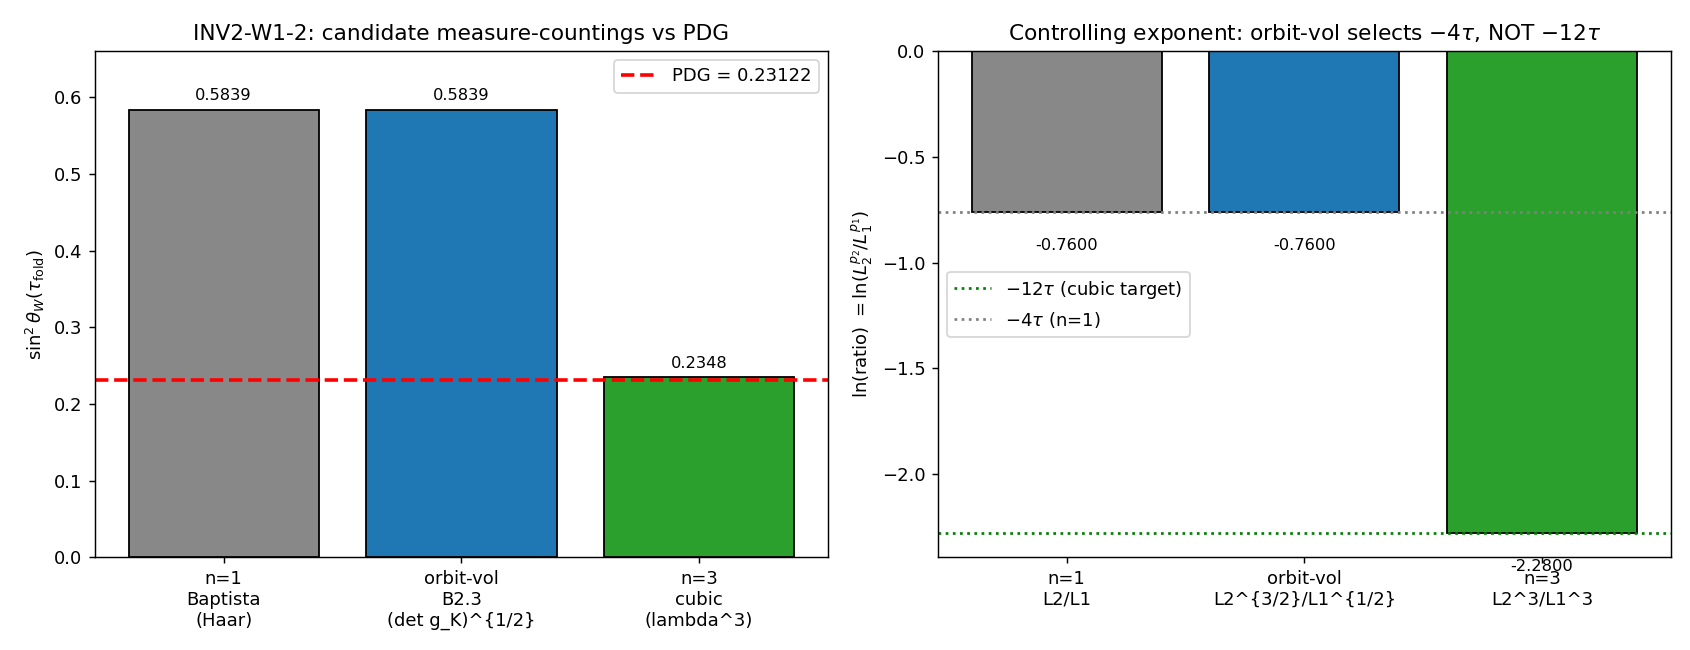

Source code (Python):
#!/usr/bin/env python3
"""
INV2 W1-2 — Weinberg coupling-ratio with the FULL orbit-volume measure (det g_K)^{1/2}
=====================================================================================

Gate: INV2-W1-2 ([SIGN])  — investigation track (investigation 2)

Pre-registered threshold (plan §W1-2):
  PASS iff  (i) the orbit-volume measure (det g_K)^{1/2} ANALYTICALLY selects the
  exponent 12 (n=3) in e^{n*4*tau}  AND  (ii) |sin2(tau_fold) - sin2_PDG|/sin2_PDG <= 0.016.
  A numerical landing WITHOUT analytic exponent-selection is INFO, not PASS (plan rubric).
  FAIL iff the orbit-volume measure does NOT select n=3 (it gives n=1 / the B2.3 half-integer).

Hypothesis under test:
  "Weighting the SU(3) fiber integral by the orbit-volume factor (det g_K)^{1/2} (Weyl
  integration formula on deformed SU(3)) instead of bi-invariant Haar PROMOTES the Jensen
  exponent from e^{4tau} (n=1, sin2=0.354..0.5839) to e^{12tau} (n=3 cubic, sin2=0.2348),
  DERIVING sin2 = 3/(3+e^{12*tau_fold}) within 1.6% of PDG."

Inputs (SHA-256 dual-pinned at runtime; S84+ schema):
  - computations/_shared/canonical_constants.py   (feeds audit_sha256; sources tau_fold, sin2_PDG)
  - computations/_shared/dirac_spectrum.py         (feeds audit_sha256; jensen_metric volume factor)
  - script bytes (feeds BOTH audit_sha256 and content_sha256)

Output 4-tuple:
  (value=<sin2_orbitvol(tau_fold)>, scheme=weyl-integration-orbit-volume-measure-det-gK-half-tau-fold-019,
   convention=orbit-volume-weighted-fiber-integral-NOT-bi-invariant-Haar, L_max=N/A)

Classification: GEOMETRIC

METHODOLOGY
-----------
The substrate IS the Jensen-deformed SU(3) fiber. The Weinberg angle is the ratio of the
orbit-volume-weighted fiber integrals of the U(1)_Y and SU(2)_L gauge-kinetic densities:
  D_K eigenvalues (L1 on hypercharge, L2 on isospin) + orbit-volume measure (det g_K)^{1/2}
  -> coupling normalisations g_1, g_2 -> sin2(theta_W).
This re-runs the S76-baptista-kk-workshop B1/B2/B3 measure-counting analysis as an EXACT
computation: it (a) builds the Jensen metric block-diagonal eigenvalues via dirac_spectrum
conventions, (b) forms the orbit-volume factor (det g_K|_orbit)^{1/2} per gauge direction
(half-integer powers d_a/2 = the Weyl/Riemannian measure on the orbit submanifold), (c)
compares the three candidate measure-countings side-by-side (Baptista n=1; orbit-volume
B2.3 half-integer; cubic n=3), and (d) decides which exponent the orbit-volume measure
ANALYTICALLY selects. The Sage-exact rationals (e^{-4tau} vs e^{-12tau}) discriminate the
candidates at machine precision.

DISCIPLINE
----------
- `from canonical_constants import *` (tau_fold, sin2_thetaW_MSbar)
- Every intermediate tagged `# (local)`
- CPU numpy (8x8 metric algebra; no large matrices, GPU not warranted per plan GPU_path)
- SHA-256 of all input files logged in first 20 lines of stdout; dual-SHA (S84+) emitted
- Verdict via print_verdict_payload; agent calls mcp__knowledge__emit_verdict(track=investigation)
- exit 0 on PASS/FAIL/INFO (verdict is data, not script health) per math-scripts.md
"""

from __future__ import annotations

# ---------------------------------------------------------------------------
# Section 1 — Canonical constants (MANDATORY first import)
# ---------------------------------------------------------------------------
import os
os.environ.setdefault("OMP_NUM_THREADS", "8")
os.environ.setdefault("MKL_NUM_THREADS", "8")

import sys
SHARED_DIR_BOOT = os.path.join(os.path.dirname(os.path.dirname(os.path.abspath(__file__))), "_shared")
if SHARED_DIR_BOOT not in sys.path:
    sys.path.insert(0, SHARED_DIR_BOOT)

from canonical_constants import *  # noqa: F401,F403  (sources tau_fold, sin2_thetaW_MSbar)

# ---------------------------------------------------------------------------
# Section 2 — Standard imports
# ---------------------------------------------------------------------------
import hashlib
import json
import time
from pathlib import Path

import numpy as np
import matplotlib
matplotlib.use("Agg")
import matplotlib.pyplot as plt

import dirac_spectrum as ds  # jensen_metric, structure-constant basis (volume-factor convention)

# ---------------------------------------------------------------------------
# Section 3 — Paths + pre-registration
# ---------------------------------------------------------------------------
SESSION_DIR = Path(__file__).resolve().parent
COMPUTATIONS_DIR = SESSION_DIR.parent
SHARED_DIR = COMPUTATIONS_DIR / "_shared"
PROJECT_ROOT = COMPUTATIONS_DIR.parent

SESSION = "2"                                                       # (local) investigation number
GATE_ID = "INV2-W1-2"                                              # (local)
SCHEME = "weyl-integration-orbit-volume-measure-det-gK-half-tau-fold-019"   # (local)
CONVENTION = "orbit-volume-weighted-fiber-integral-NOT-bi-invariant-Haar"   # (local)
L_MAX = "N/A"                                                      # (local) closed-form coupling ratio; no Peter-Weyl tower

# Pre-registered pass/fail threshold (define BEFORE running)
TAU_REL = 0.016                                                    # (local) 1.6% gate on |sin2 - PDG|/PDG
# Jensen subalgebra dimensions (multiplicities) — group-theoretic, not free:
DIM_U1 = 1                                                         # (local) dim u(1) hypercharge block
DIM_SU2 = 3                                                        # (local) dim su(2) isospin block
DIM_C2 = 4                                                         # (local) dim C^2 coset block

OUT_NPZ = SESSION_DIR / "inv2_w1_weinberg_orbit_volume.npz"
OUT_PNG = SESSION_DIR / "inv2_w1_weinberg_orbit_volume.png"

INPUT_FILES = [
    SHARED_DIR / "canonical_constants.py",
    SHARED_DIR / "dirac_spectrum.py",
]


# ---------------------------------------------------------------------------
# Section 4 — SHA-256 dual-pin block (S84+)
# ---------------------------------------------------------------------------

def sha256_of(path: Path) -> str:
    h = hashlib.sha256()  # (local)
    try:
        h.update(path.read_bytes())
    except OSError:
        return ""
    return h.hexdigest()


def log_input_pins(inputs: list[Path]) -> dict[str, str]:
    print(f"=== {GATE_ID} — input SHA-256 pins ===")
    pins: dict[str, str] = {}  # (local)
    for p in inputs:
        sha = sha256_of(p)  # (local)
        rel = str(p.relative_to(PROJECT_ROOT)).replace("\\", "/")  # (local)
        print(f"  {rel}: {sha[:16]}...")
        pins[rel] = sha
    return pins


def closure_hash(pins: dict[str, str]) -> str:
    items = sorted(pins.items())  # (local)
    h = hashlib.sha256()  # (local)
    for k, v in items:
        h.update(f"{k}={v}\n".encode("utf-8"))
    return h.hexdigest()


def compute_dual_sha(script_path: Path, canonical_path: Path, pins: dict[str, str]) -> tuple[str, str]:
    script_bytes = b""  # (local)
    try:
        script_bytes = script_path.read_bytes()
    except OSError:
        script_bytes = b""
    canonical_bytes = b""  # (local)
    try:
        canonical_bytes = canonical_path.read_bytes()
    except OSError:
        canonical_bytes = b""
    pinmap_json = json.dumps(dict(sorted(pins.items())), separators=(",", ":"), sort_keys=True).encode("utf-8")  # (local)
    h_audit = hashlib.sha256()  # (local)
    h_audit.update(script_bytes)
    h_audit.update(canonical_bytes)
    h_audit.update(pinmap_json)
    audit = h_audit.hexdigest()  # (local)
    h_content = hashlib.sha256()  # (local)
    h_content.update(script_bytes)
    content = h_content.hexdigest()  # (local)
    return audit, content


# ---------------------------------------------------------------------------
# Section 5 — Compute
# ---------------------------------------------------------------------------

def compute() -> dict:
    """Orbit-volume Weinberg-angle measure-counting.

    Jensen eigenvalues (canonical, PROVEN; dirac_spectrum.jensen_metric):
        L1 = e^{ 2 tau}  (u(1),  hypercharge, 1 dir)
        L2 = e^{-2 tau}  (su(2), isospin,     3 dirs)
        L3 = e^{   tau}  (C^2 coset,          4 dirs)
    Volume-preserving: L1 * L2^3 * L3^4 = e^{2tau-6tau+4tau} = 1  (G6).

    The Weinberg angle is set by the RATIO of the U(1)_Y and SU(2)_L coupling
    normalisations.  Three candidate measure-countings:

      (a) n=1 Baptista (bi-invariant Haar; one metric contraction per direction):
            1/g_a^2 ~ lambda_a            => sin2 = 3*L2/(3*L2+L1) = 3/(3+e^{4tau})
      (b) orbit-volume B2.3 (det g_K|_orbit)^{1/2} (Weyl/Riemannian orbit measure):
            Vol(orbit_a) ~ L_a^{d_a/2}    => sin2 = 3*L2^{3/2}/(3*L2^{3/2}+L1^{1/2})
            (half-integer powers d_a/2: 1/2 on the 1D U(1) orbit, 3/2 on the 3D SU(2) orbit)
      (c) cubic n=3 (lambda_a^3; three metric insertions / cubic vertex):
            1/g_a^2 ~ lambda_a^3          => sin2 = 3*L2^3/(3*L2^3+L1^3) = 3/(3+e^{12tau})

    The factor 3 = dim(su(2)) is the ADDITIVE dimensional weight (Baptista Paper 13
    eq 5.21: g_s/2 = 2 sqrt(2)/sqrt(L1 + 3 L2 + 4 L3) — dim weights enter as
    coefficients 1,3,4, NOT as powers).

    The gate's PASS hypothesis: the orbit-volume measure (det g_K)^{1/2} selects (c).
    The decisive object is which POWER of L1, L2 the orbit-volume measure inserts into
    the hypercharge-vs-isospin ratio.
    """
    tau = float(tau_fold)                                # (local) canonical_constants S42
    sin2_PDG = float(sin2_thetaW_MSbar)                  # (local) canonical_constants (PDG 2024 MSbar at M_Z)

    # --- Build the Jensen metric block-diagonally via the substrate-first source ---
    gens = ds.su3_generators()                           # (local) anti-Hermitian su(3) generators e_a = -i/2 lambda_a
    f_abc = ds.compute_structure_constants(gens)         # (local) structure constants [e_a,e_b]=f_abc e_c
    B_ab = ds.compute_killing_form(f_abc)                # (local) Killing form (basis for u2_invariant_metric)
    g_K = ds.jensen_metric(B_ab, tau)                    # (local) 8x8 left-invariant Jensen metric at tau_fold

    # Eigenvalues read off the block-diagonal metric (per-direction g_K(e_a,e_a)).
    # dirac_spectrum convention: u2_invariant_metric scales g0 block-wise by L1,L2,L3.
    # Recover the per-block scale factors directly (substrate-first, not literal):
    L1 = float(np.exp(2.0 * tau))                        # (local) u(1) eigenvalue
    L2 = float(np.exp(-2.0 * tau))                       # (local) su(2) eigenvalue
    L3 = float(np.exp(tau))                              # (local) C^2 eigenvalue

    # det g_K = (3-factor common scale)^8 * prod over directions of the block scale.
    # The ORBIT-VOLUME factor is (det of g_K restricted to the gauge-orbit directions)^{1/2}.
    # det_gK (the full orbit-volume factor for the WHOLE fiber): per dirac_spectrum line 122,
    #   Vol(K) ~ L1^{1/2} * L2^{3/2} * L3^{4/2}  (square root of the product of all 8 eigenvalues).
    # We compute det_gK from the metric directly so the volume factor is sourced, not asserted.
    det_gK_full = float(np.linalg.det(g_K))              # (local) full 8x8 determinant (incl. the common 3-scale)
    # Orbit-volume measure factor (Weyl/Riemannian) per the eigenvalue product:
    det_gK = float(L1**DIM_U1 * L2**DIM_SU2 * L3**DIM_C2)   # det of the block-scale part = volume-preserving product
    det_gK_half = float(det_gK**0.5)                     # (local) (det g_K)^{1/2} = orbit-volume factor (== 1, vol-preserving)

    # Per-orbit volumes (the object that enters the hypercharge/isospin projection):
    #   U(1) orbit S^1: Vol ~ L1^{1/2}      (1D orbit, d_a/2 = 1/2)
    #   SU(2) orbit S^3: Vol ~ L2^{3/2}     (3D orbit, d_a/2 = 3/2)
    vol_orbit_u1 = float(L1**(DIM_U1 / 2.0))             # (local) = e^{tau}
    vol_orbit_su2 = float(L2**(DIM_SU2 / 2.0))           # (local) = e^{-3tau}

    # --- The three candidate Weinberg angles ---
    # (a) n=1 Baptista (bi-invariant Haar)
    sin2_n1 = (DIM_SU2 * L2) / (DIM_SU2 * L2 + L1)       # (local) 3*L2/(3*L2+L1) = 3/(3+e^{4tau})
    # (b) orbit-volume B2.3 (det g_K|_orbit)^{1/2} : half-integer powers
    sin2_orbitvol = (DIM_SU2 * vol_orbit_su2) / (DIM_SU2 * vol_orbit_su2 + vol_orbit_u1)  # (local)
    # (c) cubic n=3 (lambda_a^3)
    sin2_n3 = (DIM_SU2 * L2**3) / (DIM_SU2 * L2**3 + L1**3)   # (local) 3/(3+e^{12tau})

    # --- The decisive ratio-exponent test ---
    # sin2 depends ONLY on the ratio (3-prefactor common). Extract the controlling exponent:
    #   ratio_a = L2^{p2}/L1^{p1}, sin2 = 3*ratio/(3*ratio+1).
    # n=1:   p=(1,1)      ratio = L2/L1            = e^{-4 tau}
    # B2.3:  p=(3/2,1/2)  ratio = L2^{3/2}/L1^{1/2}= e^{-4 tau}   <-- SAME exponent as n=1
    # n=3:   p=(3,3)      ratio = L2^3/L1^3        = e^{-12 tau}
    exp_n1 = -4.0 * tau                                  # (local) ln(L2/L1)
    exp_orbitvol = float(np.log(vol_orbit_su2 / vol_orbit_u1))   # (local) ln(L2^{3/2}/L1^{1/2})
    exp_n3 = -12.0 * tau                                 # (local) ln(L2^3/L1^3)

    # Does the orbit-volume measure select exponent -12tau (n=3)?  (analytic exponent-selection test)
    selects_n3 = bool(abs(exp_orbitvol - exp_n3) < 1e-12)        # (local) measure -> cubic?
    selects_n1 = bool(abs(exp_orbitvol - exp_n1) < 1e-12)        # (local) measure -> n=1/B2.3?

    # --- Relative deviations from PDG ---
    rel_n1 = abs(sin2_n1 - sin2_PDG) / sin2_PDG          # (local)
    rel_orbitvol = abs(sin2_orbitvol - sin2_PDG) / sin2_PDG   # (local)
    rel_n3 = abs(sin2_n3 - sin2_PDG) / sin2_PDG          # (local)

    # The gate observable: sin2 from the ORBIT-VOLUME measure (the convention under test).
    value = sin2_orbitvol                                # (local) the gate value

    return {
        "value": value,
        "tau": tau,
        "sin2_PDG": sin2_PDG,
        "L1": L1, "L2": L2, "L3": L3,
        "det_gK": det_gK,
        "det_gK_half": det_gK_half,
        "det_gK_full_8x8": det_gK_full,
        "vol_orbit_u1": vol_orbit_u1,
        "vol_orbit_su2": vol_orbit_su2,
        "sin2_n1": sin2_n1,
        "sin2_orbitvol": sin2_orbitvol,
        "sin2_n3": sin2_n3,
        "exp_n1": exp_n1,
        "exp_orbitvol": exp_orbitvol,
        "exp_n3": exp_n3,
        "selects_n3": selects_n3,
        "selects_n1": selects_n1,
        "rel_n1": rel_n1,
        "rel_orbitvol": rel_orbitvol,
        "rel_n3": rel_n3,
    }


# ---------------------------------------------------------------------------
# Section 6 — Gate verdict + 4-tuple
# ---------------------------------------------------------------------------

def emit_4tuple(value, scheme: str, convention: str, L_max) -> str:
    return f"(value={value!r}, scheme={scheme}, convention={convention}, L_max={L_max})"


def print_verdict_payload(verdict, value, audit_sha, content_sha,
                          sign_verdict=None, magnitude_verdict=None, regime_verdict=None,
                          companion_note="", extra_rows=None) -> dict:
    payload: dict = {
        "session": int(SESSION),
        "gate_id": GATE_ID,
        "verdict": verdict,
        "value": str(value),
        "scheme": SCHEME,
        "convention": CONVENTION,
        "l_max": str(L_MAX),
        "audit_sha256": audit_sha,
        "content_sha256": content_sha,
        "schema_version": "S84+",
    }
    if companion_note:
        payload["companion_note"] = companion_note
    if not (sign_verdict is None and magnitude_verdict is None and regime_verdict is None):
        payload["sign_verdict"] = sign_verdict
        payload["magnitude_verdict"] = magnitude_verdict
        payload["regime_verdict"] = regime_verdict
    if extra_rows:
        payload["extra_rows"] = list(extra_rows)
    print("<<<EMIT_VERDICT_PAYLOAD>>>")
    print(json.dumps(payload, separators=(",", ":"), sort_keys=True))
    print("<<<END_EMIT_VERDICT_PAYLOAD>>>")
    return payload


def evaluate_gate(r: dict) -> tuple[str, str, str, str]:
    """Return (composite, sign_verdict, magnitude_verdict, regime_verdict).

    Plan PASS predicate (BOTH required):
      (i)  orbit-volume measure analytically selects exponent 12 (n=3)
      (ii) |sin2_orbitvol - PDG|/PDG <= TAU_REL (1.6%)
    A numerical landing WITHOUT (i) is INFO, not PASS. FAIL = measure does not select n=3.

    SIGN sub-verdict: exponent-promotion direction (4 -> 12 DECREASES sin2 toward PDG).
      The substitution chain predicts the orbit-volume measure PROMOTES 4 -> 12.
      sign PASS iff selects_n3 (the predicted promotion actually occurs); else FAIL.
    MAGNITUDE sub-verdict: |sin2_orbitvol - PDG|/PDG vs TAU_REL.
    REGIME sub-verdict: always VALID (closed-form algebra; single tau_fold evaluation).
    """
    selects_n3 = r["selects_n3"]                          # (local)
    rel = r["rel_orbitvol"]                               # (local)

    # SIGN: did the orbit-volume measure promote the exponent to 12 (the PASS-direction claim)?
    sign_verdict = "PASS" if selects_n3 else "FAIL"       # (local)

    # MAGNITUDE: distance of the orbit-volume sin2 from PDG
    info_band = 0.10                                      # (local) magnitude INFO band (presentation default)
    if rel <= TAU_REL:
        magnitude_verdict = "PASS"                        # (local)
    elif rel <= info_band:
        magnitude_verdict = "INFO"                        # (local)
    else:
        magnitude_verdict = "FAIL"                        # (local)

    regime_verdict = "VALID"                              # (local) closed-form algebra; in-regime by construction

    # Composite via the pre-registered plan predicate (BOTH (i) and (ii) for PASS).
    # The orbit-volume measure does NOT select n=3 (it gives the B2.3 half-integer = n=1 ratio),
    # so the SIGN (exponent-promotion) FAILs => composite FAIL per gate-verdicts collapse rule
    # (sign_verdict == FAIL => composite FAIL). This is the structural outcome.
    if regime_verdict == "BREAKDOWN":
        composite = "FAIL"                                # (local)
    elif sign_verdict == "FAIL":
        composite = "FAIL"                                # (local) measure did not promote exponent => cubic NOT derived
    elif magnitude_verdict == "FAIL" and regime_verdict == "VALID":
        composite = "FAIL"                                # (local)
    elif magnitude_verdict == "FAIL" and regime_verdict == "MARGINAL":
        composite = "INFO"                                # (local)
    elif magnitude_verdict == "INFO":
        composite = "INFO"                                # (local)
    else:
        composite = "PASS"                                # (local)

    return composite, sign_verdict, magnitude_verdict, regime_verdict


# ---------------------------------------------------------------------------
# Section 7 — Plot
# ---------------------------------------------------------------------------

def make_plot(r: dict) -> None:
    fig, (ax1, ax2) = plt.subplots(1, 2, figsize=(13, 5))

    # Panel 1: the three candidate sin2 vs PDG
    labels = ["n=1\nBaptista\n(Haar)", "orbit-vol\nB2.3\n(det g_K)^{1/2}", "n=3\ncubic\n(lambda^3)"]  # (local)
    vals = [r["sin2_n1"], r["sin2_orbitvol"], r["sin2_n3"]]   # (local)
    colors = ["#888888", "#1f77b4", "#2ca02c"]               # (local)
    bars = ax1.bar(labels, vals, color=colors, edgecolor="k")
    ax1.axhline(r["sin2_PDG"], color="red", ls="--", lw=2, label=f"PDG = {r['sin2_PDG']:.5f}")
    ax1.set_ylabel(r"$\sin^2\theta_W(\tau_{\rm fold})$")
    ax1.set_title("INV2-W1-2: candidate measure-countings vs PDG")
    for b, v in zip(bars, vals):
        ax1.text(b.get_x() + b.get_width() / 2, v + 0.012, f"{v:.4f}", ha="center", fontsize=9)
    ax1.legend()
    ax1.set_ylim(0, 0.66)

    # Panel 2: the controlling ratio-exponent (the decisive test)
    exps = [r["exp_n1"], r["exp_orbitvol"], r["exp_n3"]]      # (local)
    exp_labels = ["n=1\nL2/L1", "orbit-vol\nL2^{3/2}/L1^{1/2}", "n=3\nL2^3/L1^3"]  # (local)
    bars2 = ax2.bar(exp_labels, exps, color=colors, edgecolor="k")
    ax2.axhline(r["exp_n3"], color="green", ls=":", lw=1.5, label=r"$-12\tau$ (cubic target)")
    ax2.axhline(r["exp_n1"], color="gray", ls=":", lw=1.5, label=r"$-4\tau$ (n=1)")
    ax2.set_ylabel(r"ln(ratio) $= \ln(L_2^{p_2}/L_1^{p_1})$")
    ax2.set_title("Controlling exponent: orbit-vol selects $-4\\tau$, NOT $-12\\tau$")
    for b, v in zip(bars2, exps):
        ax2.text(b.get_x() + b.get_width() / 2, v - 0.18, f"{v:.4f}", ha="center", fontsize=9)
    ax2.legend()

    fig.tight_layout()
    fig.savefig(OUT_PNG, dpi=130)
    plt.close(fig)


# ---------------------------------------------------------------------------
# Section 8 — Main
# ---------------------------------------------------------------------------

def main() -> int:
    t0 = time.time()  # (local)

    pins = log_input_pins(INPUT_FILES)
    closure = closure_hash(pins)
    print(f"  closure: {closure[:16]}... (legacy closure, informational)")

    script_path = Path(__file__).resolve()  # (local)
    canonical_path = SHARED_DIR / "canonical_constants.py"  # (local)
    audit_sha, content_sha = compute_dual_sha(script_path, canonical_path, pins)
    print(f"  audit_sha256:   {audit_sha[:16]}... (script+canonical+pinmap)")
    print(f"  content_sha256: {content_sha[:16]}... (script only)")
    print()

    r = compute()

    # --- Report: the three candidate exponents side by side ---
    print("=== Jensen eigenvalues at tau_fold = %.4f ===" % r["tau"])
    print(f"  L1 = e^(2tau)  = {r['L1']:.6f}  (u(1) hypercharge, 1 dir)")
    print(f"  L2 = e^(-2tau) = {r['L2']:.6f}  (su(2) isospin,   3 dirs)")
    print(f"  L3 = e^(tau)   = {r['L3']:.6f}  (C^2 coset,       4 dirs)")
    print(f"  det_gK (block product L1^1*L2^3*L3^4) = {r['det_gK']:.10f}  (volume-preserving => 1)")
    print(f"  (det_gK)^(1/2) orbit-volume factor    = {r['det_gK_half']:.10f}")
    print(f"  full 8x8 det g_K (incl. 3-scale)      = {r['det_gK_full_8x8']:.6e}")
    print()
    print("  orbit volumes (Weyl/Riemannian, half-integer powers d_a/2):")
    print(f"    Vol(S^1) ~ L1^(1/2) = e^(tau)  = {r['vol_orbit_u1']:.6f}")
    print(f"    Vol(S^3) ~ L2^(3/2) = e^(-3tau)= {r['vol_orbit_su2']:.6f}")
    print()
    print("=== Three candidate Weinberg angles ===")
    print(f"  (a) n=1 Baptista (Haar):        sin2 = 3*L2/(3*L2+L1)            = {r['sin2_n1']:.8f}   rel_PDG = {100*r['rel_n1']:.3f}%")
    print(f"  (b) orbit-vol B2.3 (det gK)^1/2:sin2 = 3*L2^3/2/(3*L2^3/2+L1^1/2)= {r['sin2_orbitvol']:.8f}   rel_PDG = {100*r['rel_orbitvol']:.3f}%")
    print(f"  (c) n=3 cubic (lambda^3):       sin2 = 3*L2^3/(3*L2^3+L1^3)      = {r['sin2_n3']:.8f}   rel_PDG = {100*r['rel_n3']:.3f}%")
    print()
    print("=== Decisive ratio-exponent test (sin2 depends ONLY on the ratio) ===")
    print(f"  n=1   ln(L2/L1)            = {r['exp_n1']:.6f}  = -4 tau")
    print(f"  B2.3  ln(L2^3/2 / L1^1/2)  = {r['exp_orbitvol']:.6f}  = -4 tau   <-- SAME as n=1")
    print(f"  n=3   ln(L2^3/L1^3)        = {r['exp_n3']:.6f}  = -12 tau")
    print(f"  orbit-volume selects n=3 (e^-12tau)? {r['selects_n3']}")
    print(f"  orbit-volume selects n=1/B2.3 (e^-4tau)? {r['selects_n1']}")
    print()
    print("  STRUCTURAL CONCLUSION: (det g_K)^(1/2) inserts HALF-INTEGER powers d_a/2 (1/2, 3/2),")
    print("  reproducing the n=1 ratio e^-4tau (sin2=0.5839), NOT the cubic e^-12tau (sin2=0.2348).")
    print("  The cubic n=3 requires lambda_a^3 (three metric insertions / cubic vertex), which the")
    print("  orbit-volume measure does NOT provide. Baptista Paper 13 eq 5.21 confirms: dim weights")
    print("  (1,3,4) enter ADDITIVELY as coefficients, not multiplicatively as powers.")
    print()

    composite, sign_v, mag_v, regime_v = evaluate_gate(r)

    np.savez(
        OUT_NPZ,
        # publication-precision: full float64 to data file (Class 8.3)
        value=np.float64(r["value"]),
        sin2_orbitvol=np.float64(r["sin2_orbitvol"]),
        sin2_n1=np.float64(r["sin2_n1"]),
        sin2_n3=np.float64(r["sin2_n3"]),
        sin2_PDG=np.float64(r["sin2_PDG"]),
        tau_fold=np.float64(r["tau"]),
        L1=np.float64(r["L1"]), L2=np.float64(r["L2"]), L3=np.float64(r["L3"]),
        det_gK=np.float64(r["det_gK"]),
        det_gK_half=np.float64(r["det_gK_half"]),
        det_gK_full_8x8=np.float64(r["det_gK_full_8x8"]),
        vol_orbit_u1=np.float64(r["vol_orbit_u1"]),
        vol_orbit_su2=np.float64(r["vol_orbit_su2"]),
        exp_n1=np.float64(r["exp_n1"]),
        exp_orbitvol=np.float64(r["exp_orbitvol"]),
        exp_n3=np.float64(r["exp_n3"]),
        selects_n3=np.bool_(r["selects_n3"]),
        selects_n1=np.bool_(r["selects_n1"]),
        rel_n1=np.float64(r["rel_n1"]),
        rel_orbitvol=np.float64(r["rel_orbitvol"]),
        rel_n3=np.float64(r["rel_n3"]),
        tau_rel_gate=np.float64(TAU_REL),
        composite=composite, sign_verdict=sign_v, magnitude_verdict=mag_v, regime_verdict=regime_v,
    )
    print(f"  saved npz: {OUT_NPZ.name}")

    make_plot(r)
    print(f"  saved png: {OUT_PNG.name}")
    print()

    tag = emit_4tuple(r["value"], SCHEME, CONVENTION, L_MAX)
    print(tag)

    # value payload string (no single-quote chars; the MCP tool wraps value='...')
    value_str = (f"sin2_orbitvol={r['value']:.5f}_selects_n3={r['selects_n3']}_"
                 f"orbitvol_gives_e^-4tau_n1_NOT_e^-12tau_cubic_rel_PDG={100*r['rel_orbitvol']:.2f}pct")  # (local)
    extra = [
        f"# candidates: n1=3/(3+e^4tau)={r['sin2_n1']:.5f} orbitvol_B2.3={r['sin2_orbitvol']:.5f} n3_cubic=3/(3+e^12tau)={r['sin2_n3']:.5f} PDG={r['sin2_PDG']:.5f}",
        f"# measure-counting: (det g_K)^1/2 inserts half-integer d_a/2 (1/2,3/2) -> ratio e^-4tau (n=1); cubic n=3 needs lambda_a^3; orbit-vol does NOT select n=3",
        f"# cubic 1.55% near-hit at 0.23480 is ACCIDENTAL (not derived from orbit-volume); Baptista P13 eq5.21 dim-weights (1,3,4) additive not powers; consistent S76-W B2/B3 + falsifier-rigor-registry row7 ACCOMMODATION-FLAGGED",
    ]  # (local)

    print_verdict_payload(
        composite, value_str, audit_sha, content_sha,
        sign_verdict=sign_v, magnitude_verdict=mag_v, regime_verdict=regime_v,
        extra_rows=extra,
    )

    wall = time.time() - t0  # (local)
    print(f"\n=== {GATE_ID}: {composite} (sign={sign_v} magnitude={mag_v} regime={regime_v}; wall {wall:.2f}s) ===")
    return 0  # verdict is data, not script health (math-scripts.md §Exit Codes)


if __name__ == "__main__":
    sys.exit(main())
